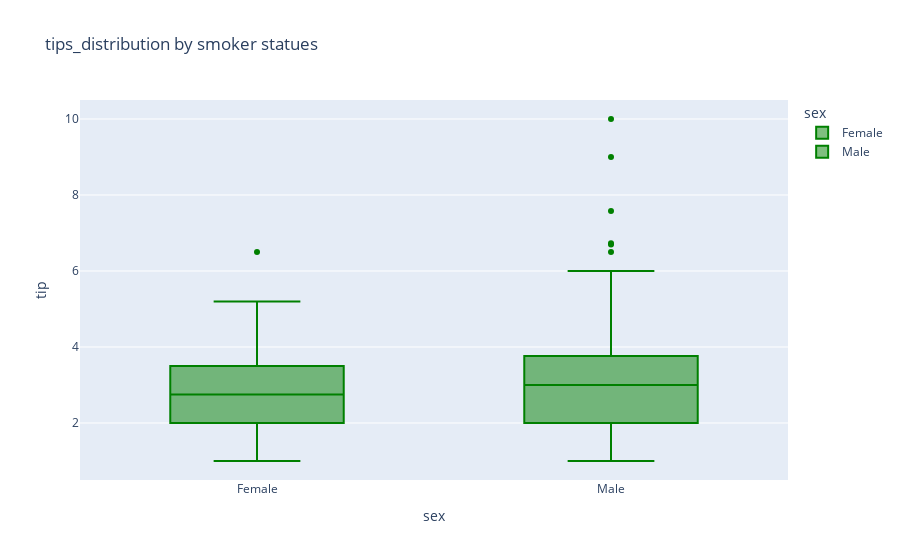

Source (notebook cell):
### Markdown cell above
#### Changing Color Scheme for a Different Variable

### Code cell
# Box plot for 'tip' based on gender, using a custom color sequence
px.box(data_frame=tips,y="tip",x="sex",
       color="sex",
       color_discrete_sequence=["green"]
       ,title="tips_distribution by smoker statues")

### Figure 1 — Plotly figure (JSON) as saved in the notebook; plotly's stock layout.template omitted (floating-point values rounded to 4 significant figures; data arrays with more than 128 entries replaced by an {"elided": "..."} marker saying what was removed)
{"data": [{"alignmentgroup": "True", "hovertemplate": "sex=%{x}<br>tip=%{y}<extra></extra>", "legendgroup": "Female", "marker": {"color": "green"}, "name": "Female", "notched": false, "offsetgroup": "Female", "orientation": "v", "showlegend": true, "type": "box", "x": ["Female", "Female", "Female", "Female", "Female", "Female", "Female", "Female", "Female", "Female", "Female", "Female", "Female", "Female", "Female", "Female", "Female", "Female", "Female", "Female", "Female", "Female", "Female", "Female", "Female", "Female", "Female", "Female", "Female", "Female", "Female", "Female", "Female", "Female", "Female", "Female", "Female", "Female", "Female", "Female", "Female", "Female", "Female", "Female", "Female", "Female", "Female", "Female", "Female", "Female", "Female", "Female", "Female", "Female", "Female", "Female", "Female", "Female", "Female", "Female", "Female", "Female", "Female", "Female", "Female", "Female", "Female", "Female", "Female", "Female", "Female", "Female", "Female", "Female", "Female", "Female", "Female", "Female", "Female", "Female", "Female", "Female", "Female", "Female", "Female", "Female", "Female"], "x0": " ", "xaxis": "x", "y": [1.01, 3.61, 5, 3.02, 1.67, 3.5, 2.75, 2.23, 3, 3, 2.45, 3.07, 2.6, 5.2, 1.5, 2.47, 1, 3, 3.14, 5, 2.2, 1.83, 5.17, 1, 4.3, 3.25, 2.5, 3, 2.5, 3.48, 4.08, 4, 1, 4, 3.5, 1.5, 1.8, 2.92, 1.68, 2.52, 4.2, 2, 2, 2.83, 1.5, 2, 3.25, 1.25, 2, 2, 2.75, 3.5, 5, 2.3, 1.5, 1.36, 1.63, 5.14, 3.75, 2.61, 2, 3, 1.61, 2, 4, 3.5, 3.5, 4.19, 5, 2, 2.01, 2, 2.5, 3.23, 2.23, 2.5, 6.5, 1.1, 3.09, 3.48, 3, 2.5, 2, 2.88, 4.67, 2, 3], "y0": " ", "yaxis": "y"}, {"alignmentgroup": "True", "hovertemplate": "sex=%{x}<br>tip=%{y}<extra></extra>", "legendgroup": "Male", "marker": {"color": "green"}, "name": "Male", "notched": false, "offsetgroup": "Male", "orientation": "v", "showlegend": true, "type": "box", "x": {"elided": "157 str values"}, "x0": " ", "xaxis": "x", "y": {"elided": "157 float values"}, "y0": " ", "yaxis": "y"}], "layout": {"boxmode": "overlay", "legend": {"title": {"text": "sex"}, "tracegroupgap": 0}, "title": {"text": "tips_distribution by smoker statues"}, "xaxis": {"anchor": "y", "categoryarray": ["Female", "Male"], "categoryorder": "array", "domain": [0, 1], "title": {"text": "sex"}}, "yaxis": {"anchor": "x", "domain": [0, 1], "title": {"text": "tip"}}}}
